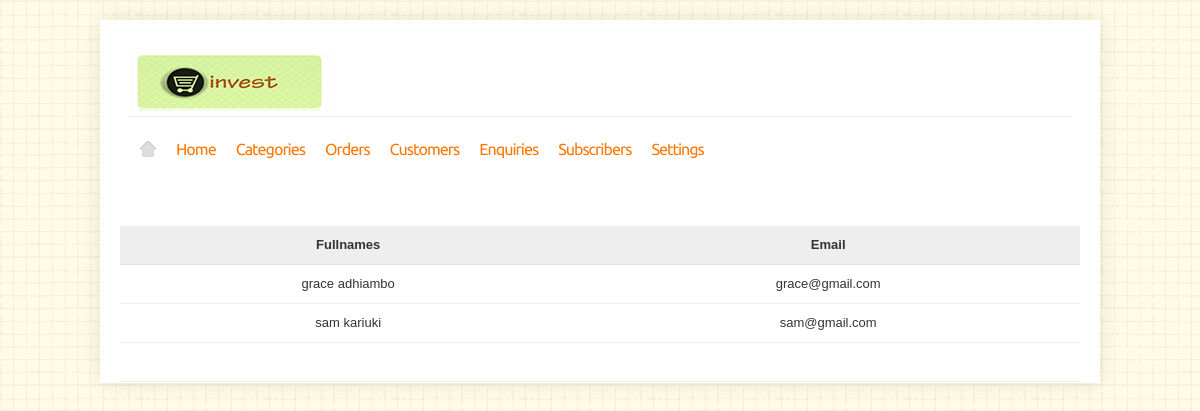
The page /subscribers.php on the database its author committed.
### tables this page shows
CREATE TABLE IF NOT EXISTS `email_list` (
`id` int(11) NOT NULL,
  `fullname` varchar(50) NOT NULL,
  `email` varchar(256) NOT NULL
);

### subscribers.php (the view, shortened to what this page needs)
<!DOCTYPE html PUBLIC "-//W3C//DTD XHTML 1.0 Transitional//EN" "http://www.w3.org/TR/xhtml1/DTD/xhtml1-transitional.dtd">
<html xmlns="http://www.w3.org/1999/xhtml" dir="ltr" lang="en" xml:lang="en" xmlns:fb="http://www.facebook.com/2008/fbml">
<head>
<link rel="stylesheet" type="text/css" href="stylesheet/960.css" media="all" />
<link rel="stylesheet" type="text/css" href="stylesheet/screen.css" media="screen" />
<link rel="stylesheet" type="text/css" href="stylesheet/color.css" media="screen" />
</head>
<body class="s_layout_fixed">
<div id="wrapper">
 <div id="header" class="container_12">
    <div class="grid_12">
    	<a id="site_logo" href="">Ojo store</a>
   	  <div id="categories" class="s_nav">
        <ul>
          <li id="menu_home"> <a href="index.html">Home</a> </li>
          <li> <a href="backendhome.html">Home</a>
          <li> <a >Categories</a>
          </li>
          <li><a >Orders</a>
          </li>
          <li><a >Customers</a>
          </li>
           <li><a>Enquiries</a>
          </li>
          <li><a >Subscribers</a>
          </li>
          <li><a >Settings</a>
          </li>
         </li>
      </ul></div>
    </div>
  </div>
  <div id="content" class="container_12">
<div class="s_listing s_list_view clearfix">
        <div class="s_item clearfix">
        <form id="products" class="clearfix" action="">
        <table class="s_table_1" width="100%" cellpadding="0" cellspacing="0" border="0">
          <tr>
            <th>Fullnames</th>
            <th>Email</th>
          </tr>
 <?php
  require("dbconnect.php");
    $sql="SELECT * FROM email_list ORDER BY id DESC";
    $query=mysqli_query($conn,$sql);
    while ($row=mysqli_fetch_array($query)) {
?>
        <tr>
            <td><?php echo $row['fullname'] ?></td>
            <td><?php echo $row['email'] ?></td>
        </tr>
<?php
    }
?>
        </table>
      </div>
    </div>
    </div>
      </div>
</body>
</html>

### stylesheet/960.css (style rules this page uses)
body { min-width: 960px; }
.container_12, .container_16 { clear: both; margin-left: auto; margin-right: auto; width: 960px; }
.grid_1, .grid_2, .grid_3, .grid_4, .grid_5, .grid_6, .grid_7, .grid_8, .grid_9, .grid_10, .grid_11, .grid_12, .grid_13, .grid_14, .grid_15, .grid_16 { display: inline; float: left; margin-left: 10px; margin-right: 10px; }
.container_12 .grid_12, .container_16 .grid_16 { width: 940px; }
.clearfix:before, .clearfix:after { content: '\0020'; display: block; overflow: hidden; visibility: hidden; width: 0; height: 0; }
.clearfix:after { clear: both; }
.clearfix { zoom: 1; }

### stylesheet/screen.css (style rules this page uses)
*, td, th, input, textarea, select, button { margin: 0; padding: 0; font-family: "Lucida Sans Unicode", "Lucida Grande", Arial, Helvetica, sans-serif; }
body, select, input, textarea, button { font-size: 13px; color: #333; }
body { line-height: 18px }
ul { list-style: none; }
button, a { cursor: pointer; }
a { color: #333; text-decoration: none; }
table, blockquote, p, ul, ol, dl { margin-bottom: 18px; line-height: 18px; }
.s_nav > ul > li, .s_nav > ul > li > a { z-index: 15; display: block; float: left; }
.s_table_1 td { padding: 10px; text-align: center; border-bottom: 1px solid #eee; }
.s_table_1 th { padding: 10px; font-size: 13px; background: #eee; border-bottom: 1px solid #ddd; }
.s_item { position: relative; }
.s_list_view .s_item { padding: 20px 0; border-bottom: 1px solid #eee; }
body.s_layout_fixed { padding: 20px 0; background-repeat: repeat; background-position: top left; }
body.s_layout_fixed #wrapper { width: 998px; margin: 0 auto; background: #fff; border: 1px solid #fff; box-shadow: 0 0 20px rgba(0, 0, 0, 0.1); -o-box-shadow: 0 0 20px rgba(0, 0, 0, 0.1); -moz-box-shadow: 0 0 20px rgba(0, 0, 0, 0.1); -webkit-box-shadow: 0 0 20px rgba(0, 0, 0, 0.1); }
#header { z-index: 10; position: relative; min-height: 185px; }
#site_logo { display: block; float: left; width: 220px; height: 60px; margin: 30px 10px 5px 0; text-indent: -1000em; background: url(../images/ojo_logo.png) no-repeat ; }
#categories { clear: both; width: 940px; height: 32px; padding: 17px 0; border-top: 1px solid #eee; }
#categories > ul > li, #categories > ul > li > a { height: 32px; line-height: 32px; }
#categories > ul > li > a { padding: 0 10px; letter-spacing: -1px; font-size: 16px; font-family: "Ubuntu Regular", sans-serif; }
#menu_home, #menu_home a { width: 36px; padding: 0 !important; }
#menu_home a { text-indent: -1000em; background-image: url(../images/menu_home.png); background-repeat: no-repeat; background-position: center; background-color: #ddd; }
.clearfix:after { content:"."; display:block; height:0; clear:both; visibility:hidden; }
.clearfix { display:inline-block; }
.clearfix { display:block; }

### stylesheet/color.css (style rules this page uses)
body.s_layout_fixed { background-color: #fffbe5; background-image: url(../images/texture_1.png); }
.s_secondary_color, a:hover, #categories > ul > li > a, #footer_categories h2, .pagination a, #view_mode .s_selected a { color: #ff7700; }

### rows shown on the page
email_list: fullname "grace adhiambo", email "grace@gmail.com"
email_list: fullname "sam kariuki", email "sam@gmail.com"
